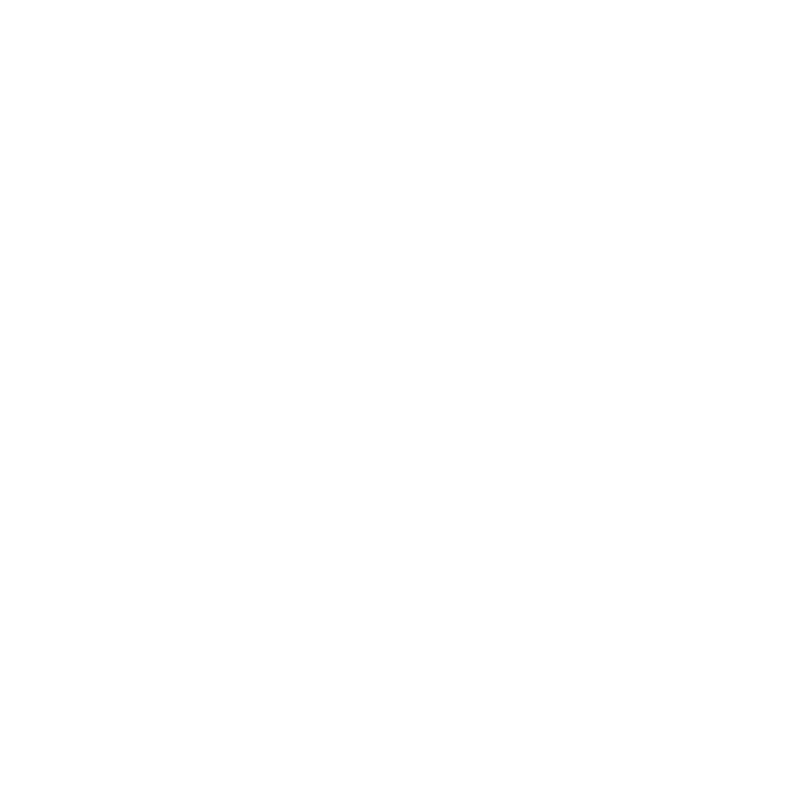
Frame 1 (no input)
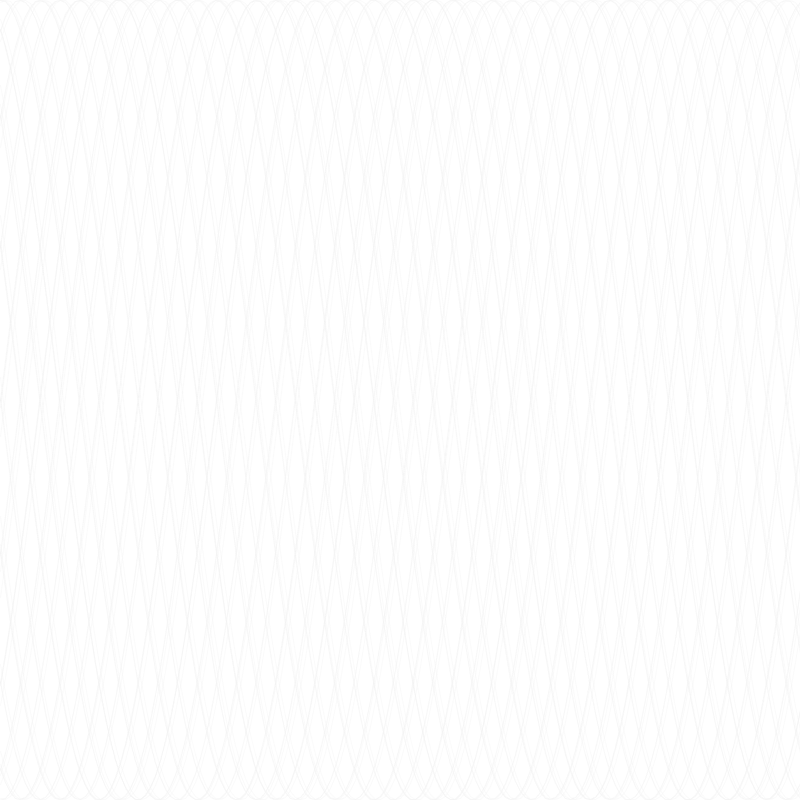
Frame 60 (the mouse pressed at the canvas centre just before this capture)
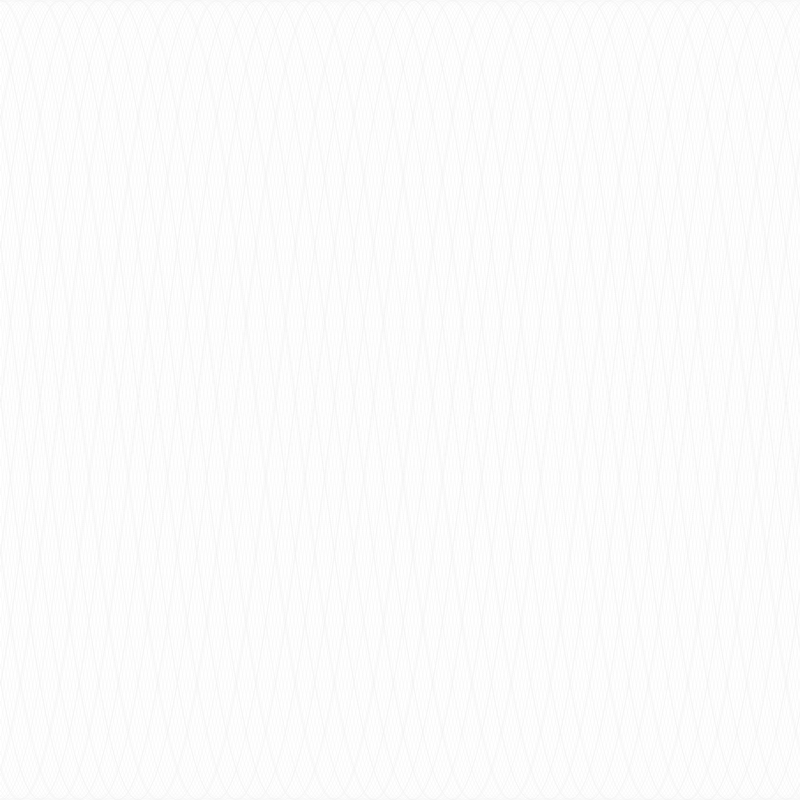
Frame 120 (the mouse held since frame 60 and released just before this capture)

The Processing sketch that drew these frames (run headless with seeded random() and noise(); from frame 60 on, the mouse is pressed at the canvas centre):

// Processing sketch: wavepaint
// ── wavepaint.pde

float angle = 0;
float angleVel = .1;
float tester = 0;
float counter = 0;
int choose = 1; //choose color [1] or black n white [0]

void setup() {
  size(800,800);
  background(255);
  strokeWeight(1);
  noFill();
  stroke(255);
}

void draw() {

  beginShape();
  for (int x = 0; x <= width; x += 5) {
    float y = map(cos(angle),-1,1,0,height);
    vertex(x,y);
    angle +=angleVel;
  } 
  endShape();
  
  
  if (choose == 0) {
    tester = angle%8000;
    if (tester > 4000) {
      stroke(255);
    } else {
      stroke(0);
    }
  } else if (choose == 1) {
    tester = angle%10000;
    if (tester< 2000) {
      stroke(241,241,241,100);
    } else if ((tester >= 2000) && (tester < 4000)) {
      stroke(65,42,62,100);
    } else if ((tester >= 4000) && (tester < 6000)) {
      stroke(167,57,81,100);
    } else if ((tester >= 6000) && (tester < 8000)) {
      stroke(215,91,98,100);
    } else if ((tester >= 8000) && (tester < 10000)) {
      stroke(43,17,80,100);
    }
  }

println(tester);
}
